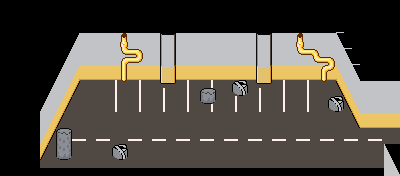

A level layout from a 2D game, rendered from its tile map. Below: a short description, then the map file with tile-grid data replaced by summaries:
An orthogonal 50x22 tile map with 8x8 px tiles, 2 tile layers (Background, Tilemap) and 34 objects (19x solid, 7x firefx, 6x mother, teleport, Player).

<map version="1.0" orientation="orthogonal" renderorder="right-down" width="50" height="22" tilewidth="8" tileheight="8" nextobjectid="53">
 <tileset firstgid="1" name="tileset" tilewidth="8" tileheight="8" tilecount="2048">
  <image source="../tilesets/tileset.png" trans="ff00ff" width="256" height="512" />
 </tileset>
 <layer name="Background" width="50" height="22">
  <properties>
   <property name="tileset" value="tileset" />
  </properties>
  <data>[1100 cells, 708 non-empty, 36 distinct tile ids]</data>
 </layer>
 <layer name="Tilemap" width="50" height="22">
  <properties>
   <property name="tileset" value="tileset" />
  </properties>
  <data>[1100 cells, 269 non-empty, 85 distinct tile ids]</data>
 </layer>
 <objectgroup name="Objects">
  <object id="13" name="obstacle" type="solid" x="88" y="56" width="16" height="32" />
  <object id="14" name="wall" type="solid" x="80" y="64" width="256" height="16" />
  <object id="15" name="wall" type="solid" x="336" y="40" width="16" height="48" />
  <object id="16" name="wall" type="solid" x="48" y="32" width="16" height="72" />
  <object id="17" name="Next!" type="teleport" x="384" y="128" width="16" height="32">
   <properties>
    <property name="target" value="s2s3" />
   </properties>
  </object>
  <object id="19" name="wall" type="solid" x="352" y="80" width="48" height="48" />
  <object id="20" name="wall" type="solid" x="48" y="104" width="16" height="16" />
  <object id="21" name="wall" type="solid" x="32" y="120" width="24" height="24" />
  <object id="22" name="wall" type="solid" x="24" y="144" width="24" height="24" />
  <object id="23" name="wall" type="solid" x="32" y="168" width="352" height="16" />
  <object id="24" name="wall" type="solid" x="384" y="160" width="16" height="24" />
  <object id="25" name="obstacle" type="solid" x="56" y="128" width="16" height="32" />
  <object id="26" name="obstacle" type="solid" x="200" y="88" width="16" height="16" />
  <object id="27" name="obstacle" type="solid" x="112" y="144" width="16" height="16" />
  <object id="28" name="obstacle" type="solid" x="232" y="80" width="16" height="16" />
  <object id="29" name="obstacle" type="solid" x="328" y="96" width="16" height="16" />
  <object id="30" type="Player" x="80" y="104" width="16" height="16">
   <ellipse />
  </object>
  <object id="32" name="Mother" type="mother" x="144" y="144" width="16" height="16">
   <properties>
    <property name="delay" value="2" />
   </properties>
  </object>
  <object id="36" name="Mother" type="mother" x="280" y="128" width="16" height="16">
   <properties>
    <property name="delay" value="4" />
   </properties>
  </object>
  <object id="37" name="firefx" type="firefx" x="168" y="32" width="8" height="8" />
  <object id="38" name="firefx" type="firefx" x="112" y="144" width="16" height="16" />
  <object id="39" name="firefx" type="firefx" x="120" y="32" width="8" height="8" />
  <object id="40" name="wall" type="solid" x="64" y="32" width="8" height="72" />
  <object id="41" name="wall" type="solid" x="72" y="16" width="4" height="72" />
  <object id="42" name="wall" type="solid" x="76" y="8" width="4" height="72" />
  <object id="43" name="firefx" type="firefx" x="296" y="32" width="8" height="8" />
  <object id="45" name="firefx" type="firefx" x="96" y="56" width="8" height="8" />
  <object id="46" name="Mother" type="mother" x="160" y="104" width="16" height="16">
   <properties>
    <property name="delay" value="2" />
   </properties>
  </object>
  <object id="47" name="Mother" type="mother" x="280" y="104" width="16" height="16">
   <properties>
    <property name="delay" value="2" />
   </properties>
  </object>
  <object id="48" name="Mother" type="mother" x="312" y="120" width="16" height="16">
   <properties>
    <property name="delay" value="2" />
   </properties>
  </object>
  <object id="49" name="Mother" type="mother" x="216" y="144" width="16" height="16">
   <properties>
    <property name="delay" value="2" />
   </properties>
  </object>
  <object id="50" name="firefx" type="firefx" x="240" y="80" width="8" height="8" />
  <object id="51" name="firefx" type="firefx" x="328" y="56" width="8" height="8" />
  <object id="52" name="wall" type="solid" x="392" y="120" width="8" height="56" />
 </objectgroup>
</map>
